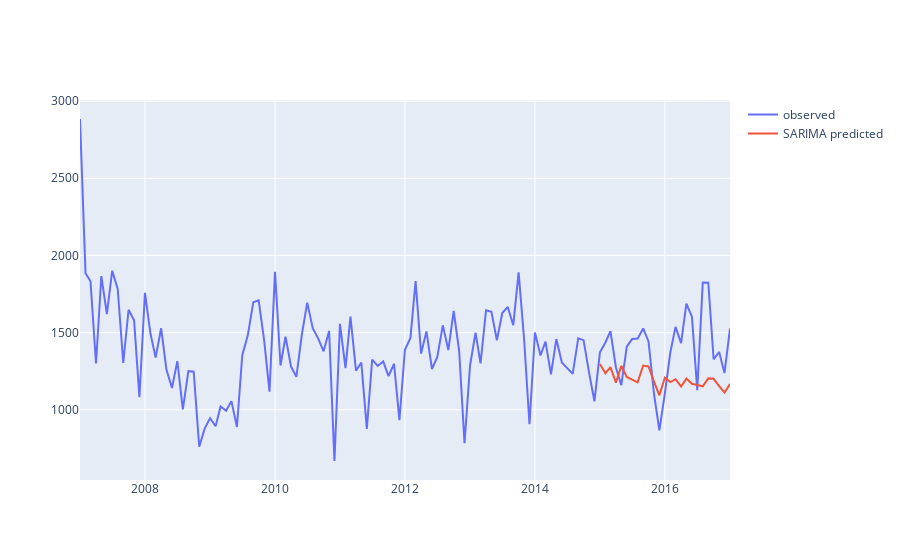

Notebook code cell kept with this figure:
### Code cell
predict_SARIMA('Toyota', True)
